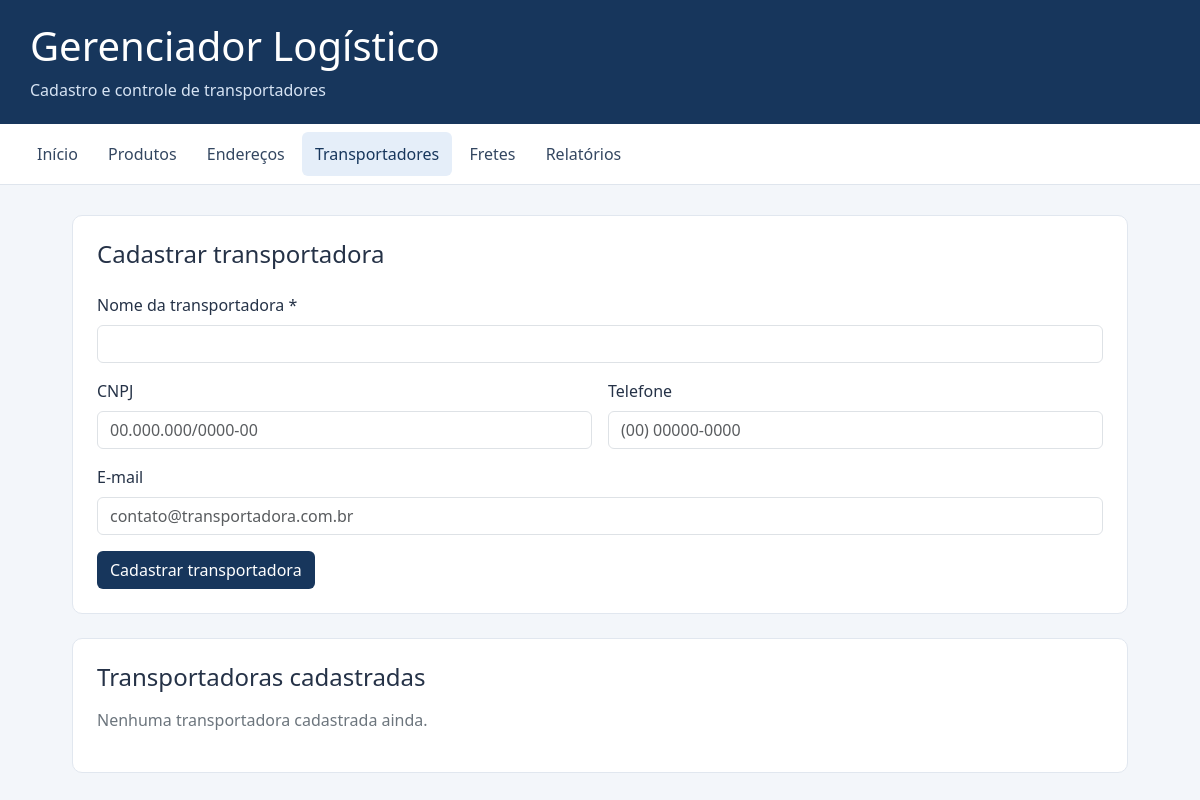
Page /transportadores.php on the earlier database version.
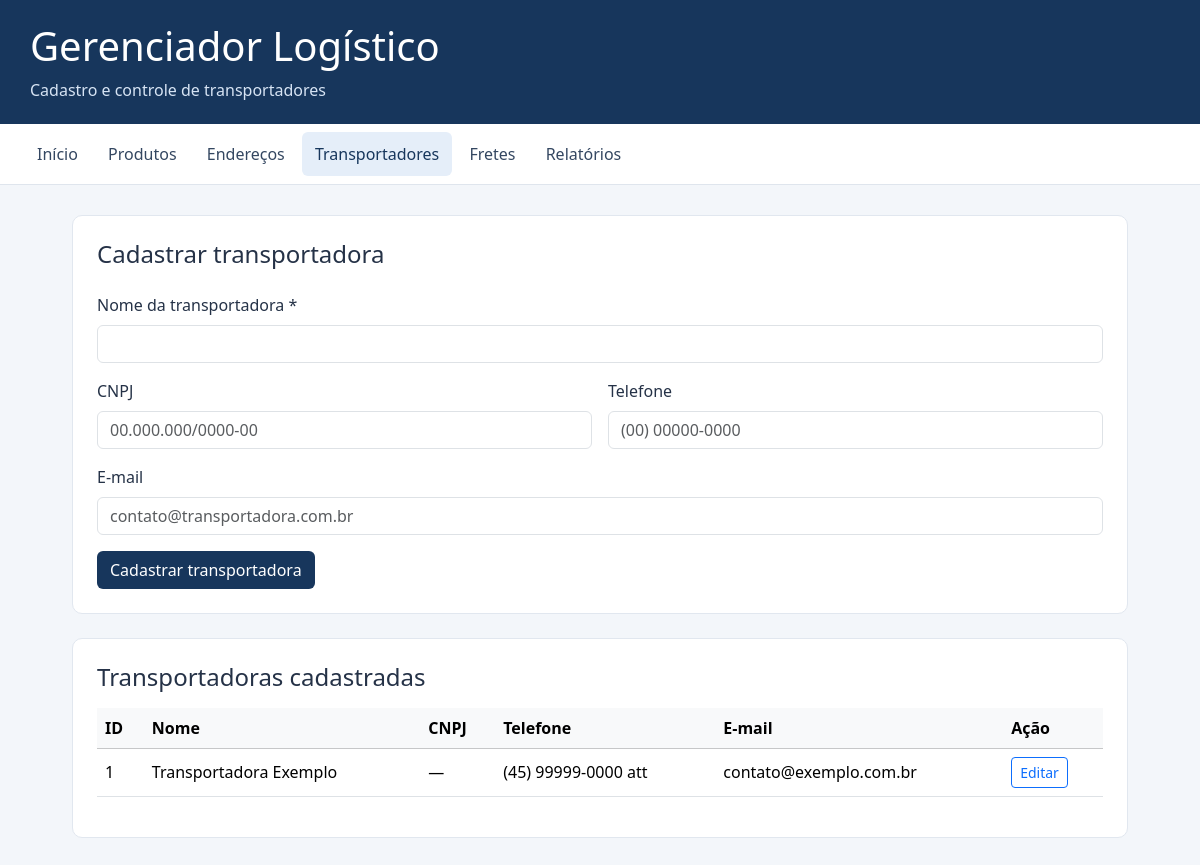
Same page on the later database version.
### tables this page shows
CREATE TABLE `transportadores` (
  `id` int(11) NOT NULL,
  `nome` varchar(150) NOT NULL,
  `cnpj` varchar(18) DEFAULT NULL,
  `telefone` varchar(20) DEFAULT NULL,
  `email` varchar(150) DEFAULT NULL,
  `criado_em` timestamp NULL DEFAULT current_timestamp()
);

### transportadores.php (the view, shortened to what this page needs)
<?php
require_once "conexao.php";
$transportadorEdicao = null;
function escaparTransportador($valor) {
    return htmlspecialchars((string)($valor ?? ""), ENT_QUOTES, "UTF-8");
}
$transportadores = $conexao->query(
    "SELECT * FROM transportadores ORDER BY id DESC"
)->fetchAll(PDO::FETCH_ASSOC);
?>
<!DOCTYPE html>
<html lang="pt-BR">
<head>
    <link href="https://cdn.jsdelivr.net/npm/bootstrap@5.3.3/dist/css/bootstrap.min.css" rel="stylesheet">
</head>
<body>
<header>
    <h1>Gerenciador Logístico</h1>
    <p>Cadastro e controle de transportadores</p>
</header>
<nav class="px-4 py-2">
    <a href="index.php">Início</a>
    <a href="produtos.php">Produtos</a>
    <a href="enderecos.php">Endereços</a>
    <a href="transportadores.php" class="ativo">Transportadores</a>
    <a href="fretes.php">Fretes</a>
    <a href="relatorios.php">Relatórios</a>
</nav>
<main>
    <section class="painel">
        <h2 class="h4 mb-4">
            <?= $transportadorEdicao ? "Editar transportadora" : "Cadastrar transportadora" ?>
        </h2>
        <form method="POST" action="transportadores.php">
            <div class="row g-3">
                <div class="col-12">
                    <label for="nome" class="form-label">Nome da transportadora *</label>
                    <input class="form-control" type="text" id="nome" name="nome"
                           maxlength="150" required
                           value="<?= escaparTransportador($transportadorEdicao["nome"] ?? "") ?>">
                </div>
                <div class="col-md-6">
                    <label for="cnpj" class="form-label">CNPJ</label>
                    <input class="form-control" type="text" id="cnpj" name="cnpj"
                           maxlength="18" placeholder="00.000.000/0000-00"
                           value="<?= escaparTransportador($transportadorEdicao["cnpj"] ?? "") ?>">
                </div>
                <div class="col-md-6">
                    <label for="telefone" class="form-label">Telefone</label>
                    <input class="form-control" type="tel" id="telefone" name="telefone"
                           maxlength="20" placeholder="(00) 00000-0000"
                           value="<?= escaparTransportador($transportadorEdicao["telefone"] ?? "") ?>">
                </div>
                <div class="col-12">
                    <label for="email" class="form-label">E-mail</label>
                    <input class="form-control" type="email" id="email" name="email"
                           maxlength="150" placeholder="contato@transportadora.com.br"
                           value="<?= escaparTransportador($transportadorEdicao["email"] ?? "") ?>">
                </div>
                <div class="col-12">
                    <button class="btn btn-principal" type="submit">
                        <?= $transportadorEdicao ? "Salvar alterações" : "Cadastrar transportadora" ?>
                    </button>
                </div>
            </div>
        </form>
    </section>
    <section class="painel">
        <h2 class="h4 mb-3">Transportadoras cadastradas</h2>
        <?php if (count($transportadores) === 0): ?>
            <p class="text-secondary">Nenhuma transportadora cadastrada ainda.</p>
        <?php else: ?>
            <div class="table-responsive">
                <table class="table table-hover align-middle">
                    <thead class="table-light">
                        <tr>
                            <th>ID</th>
                            <th>Nome</th>
                            <th>CNPJ</th>
                            <th>Telefone</th>
                            <th>E-mail</th>
                            <th>Ação</th>
                        </tr>
                    </thead>
                    <tbody>
                        <?php foreach ($transportadores as $transportador): ?>
                            <tr>
                                <td><?= (int)$transportador["id"] ?></td>
                                <td><?= escaparTransportador($transportador["nome"]) ?></td>
                                <td><?= escaparTransportador($transportador["cnpj"] ?: "—") ?></td>
                                <td><?= escaparTransportador($transportador["telefone"] ?: "—") ?></td>
                                <td><?= escaparTransportador($transportador["email"] ?: "—") ?></td>
                                <td>
                                    <a class="btn btn-sm btn-outline-primary"
                                       href="transportadores.php?editar=<?= (int)$transportador["id"] ?>">
                                        Editar
                                    </a>
                                </td>
                            </tr>
                        <?php endforeach; ?>
                    </tbody>
                </table>
            </div>
        <?php endif; ?>
    </section>
</main>
</body>
</html>

Differences in the rows shown:
added transportadores: id "1", nome "Transportadora Exemplo", cnpj "—", telefone "(45) 99999-0000 att", email "contato@exemplo.com.br"
Other differences:
text no longer shown: "Nenhuma transportadora cadastrada ainda."
text now shown: "ID Nome CNPJ Telefone E-mail Ação"
